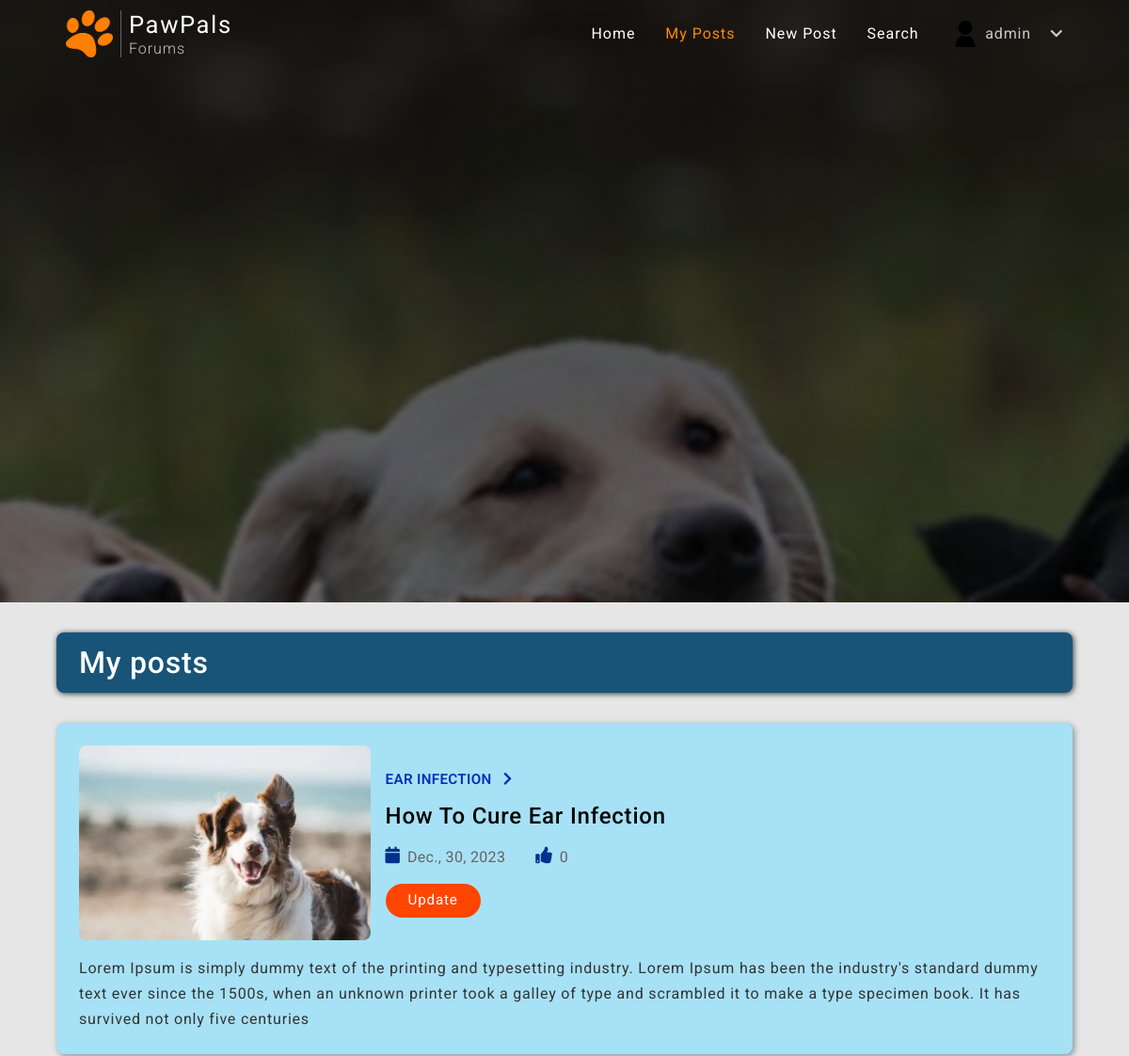
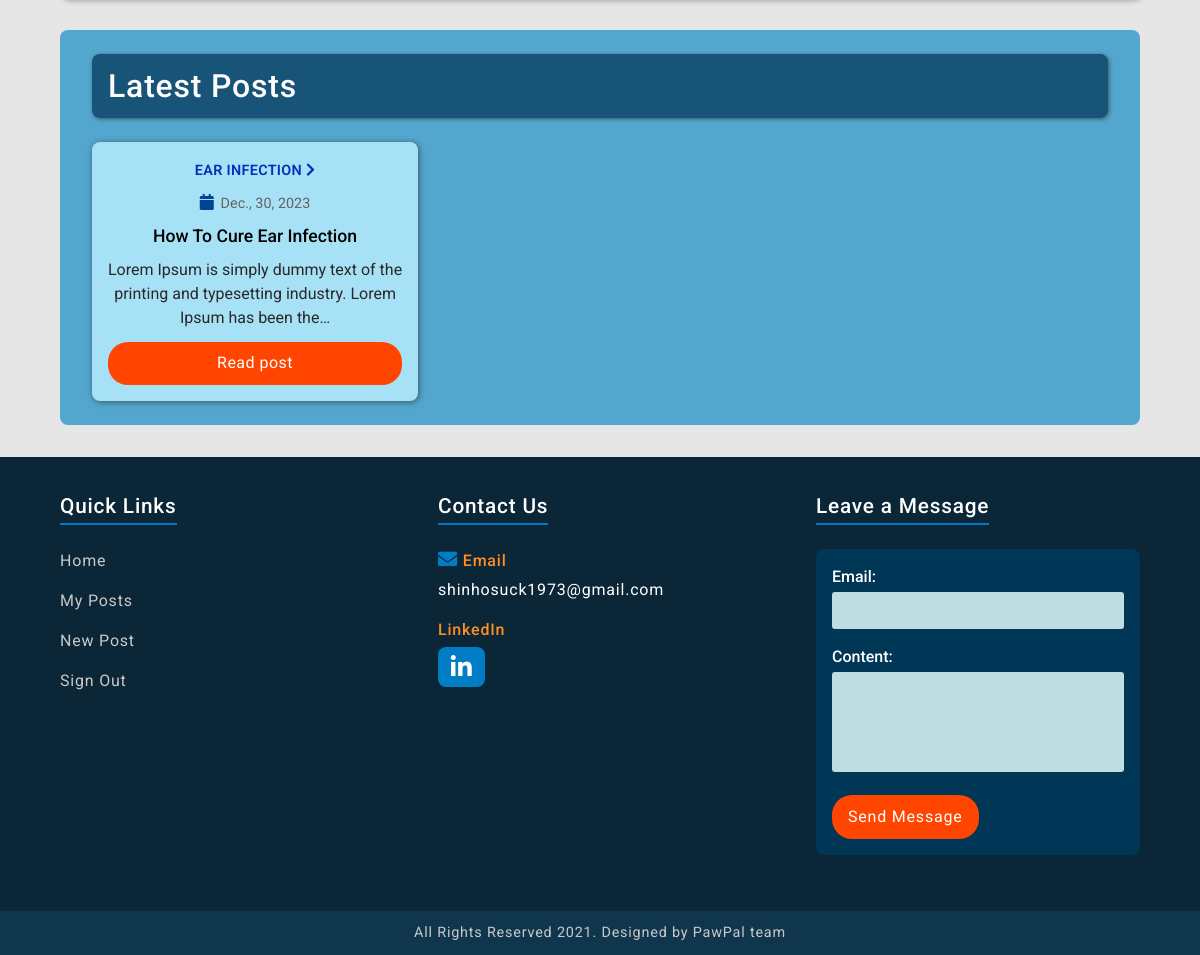
The page /user/3/posts/ (signed in) on the database its author committed (2 pictures, top to bottom).
### users/models.py (models this page shows, shortened)
class Profile(models.Model):
    user = models.OneToOneField(User, on_delete=models.CASCADE)
    image = models.ImageField(default="user_images/default.png", upload_to="user_images", null=True, blank=True)
    username = models.CharField(max_length=100, null=True, blank=True)
    first_name = models.CharField(max_length=100, null=True, blank=True)
    last_name = models.CharField(max_length=100, null=True, blank=True)
    email = models.EmailField(null=True, blank=True)

### blog/models.py (models this page shows, shortened)
class Post(models.Model):
    id = models.UUIDField(primary_key=True, editable=False, default=uuid.uuid4)
    topic = models.ForeignKey(Topic, on_delete=models.CASCADE)
    title = models.CharField(max_length=100)
    author = models.ForeignKey(User, on_delete=models.CASCADE)
    post_image = models.ImageField(default="post_images/default.webp", upload_to="post_images")
    image_url = models.URLField(null=True, blank=True)
    content = models.TextField()
    date_posted = models.DateTimeField(default=timezone.now)
    likes = models.ManyToManyField(User, blank=True, related_name="post_likes")
    class Meta:
        ordering = ["-date_posted"]

class Topic(models.Model):
    name = models.CharField(max_length=50)
    topic_image = models.ImageField(upload_to="topic_images")
    image_url = models.URLField(null=True, blank=True)
    description = models.TextField(blank=True, null=True)
    total_post = models.IntegerField(default=0, null=True, blank=True)
    def __str__(self):
        return self.name

### blog/views.py (the view)
# urls.py: path("user/<int:pk>/posts/", my_posts, name="my-posts"),
@login_required
def my_posts(request, pk):
    all_posts = Post.objects.all()[0:5]
    user = get_object_or_404(User, pk=pk)
    posts = user.post_set.all()
    context = {
        "posts": posts,
        "all_posts": all_posts
    }
    return render(request, "blog/my_posts.html", context)

### users/forms.py
class ContactUsForm(forms.ModelForm):
    email = forms.EmailField()
    class Meta:
        model = Contact
        fields = ["email", "content"]

### users/context_processors.py (called while the page is built)
def contact_form(request):
    form = ContactUsForm()
    return  {"form": form}

### blog/templates/blog/my_posts.html (shortened to what this page needs)
{% extends "blog/base.html" %}
{% block content %}
    <div class="my-post-row">
        <div class="my-post-wrapper">
            <div class="my-post-header-title">
                <h2>My posts</h2>
            </div>
            {% for post in posts %}
                <div class="my-post-content-wrapper">
                    <div class="my-post-img-container">
                        <img src="{{ post.post_image.url }}" alt="">
                    </div>
                    <div class="my-post-content">
                        <div class="my-post-topic-link">
                            <a href="{% url 'blog:posts-in-topic' post.topic.pk%}">
                                {{ post.topic }}
                                <i class="fa fa-chevron-right"></i>
                            </a>
                        </div>
                        <h6 class="my-post-title">{{ post.title }}</h6>
                        <div class="my-post-text-wrapper">
                            <p class="my-post-date">
                                <i class="fas fa-calendar my-post-calendar"></i>
                                <span>{{ post.date_posted|date:"N, d, Y"|truncatechars:14}}</span>
                            </p>
                            <a class="my-post-date-thumbs" href="{% url 'blog:post-like' post.pk %}">
                                <i class="fas fa-thumbs-up my-post-thumbs-up"></i>
                                <span class="my-post-likes-count">{{ post.likes.count}}</span>
                            </a>
                            <div class="my-post-reply">
                                <a href="{% url 'blog:update-post' post.pk %}" >Update</a>
                            </div>
                        </div>
                    </div>
                    <p class="my-post-text">{{ post.content }}</p>
                </div>
            {% endfor %}
        </div>
        <div class="my-post-right-side-container">
            <h5 class="my-post-latest-post-title-header">Latest Posts</h5>
            <div class="my-post-latest-post-wrapper">
                {% for post in all_posts %}
                <div class="my-post-latest-posts">
                    <a class="my-post-latest-post-topic-link" href="{% url 'blog:posts-in-topic' post.topic.pk%}">
                        {{ post.topic }}
                        <i class="fa fa-chevron-right"></i>
                    </a>
                    <p class="my-post-latest-post-date">
                        <i class="fas fa-calendar my-post-topic-calendar-icon"></i>
                        {{ post.date_posted|date:"N, d, Y"}}
                    </p>
                    <h5 class="my-post-latest-post-title">{{ post.title }}</h5>
                    <p class="my-post-latest-post-content">{{ post.content|truncatechars:100}}</p>
                    <a class="my-post-latest-post-detail" href="{% url 'blog:post-detail' post.pk %}">
                        Read post
                    </a>
                </div>
                {% endfor %}
            </div>
        </div>
    </div>
{% endblock content %}

### blog/templates/blog/base.html (shortened to what this page needs)
{% load static %}
<!DOCTYPE html>
<html lang="en">
<head>
    <link rel="stylesheet" href="https://cdnjs.cloudflare.com/ajax/libs/font-awesome/5.15.1/css/all.min.css"
 />
    <link rel="stylesheet" href="https://cdnjs.cloudflare.com/ajax/libs/font-awesome/5.15.3/css/all.min.css" />
    <link href="https://cdn.jsdelivr.net/npm/bootstrap@5.0.0-beta1/dist/css/bootstrap.min.css" rel="stylesheet">
    <link rel="stylesheet" type="text/css" href="{% static 'blog/main.css' %}">
</head>
<body>
    <header>
        {% block navbar%}
        <nav class="bg-img">
            <div class="navbar-container">
                <div class="brand-name">
                    <a class="brand-link" href="{% url 'blog:home' %}">
                        <img src="{% static 'blog/images/paw.png' %}" alt="">
                        <h5>PawPals<span>Forums</span></h5>
                    </a>
                </div>
                <ul class="links">
                    {% if user.is_authenticated %}
                        {% with request.resolver_match.url_name as url_name %}
                        <li class="link">
                            <a class="{% if url_name == 'home' %} active {% endif %}" href="{% url 'blog:home' %}">Home</a>
                        </li>
                        <li class="link">
                            <a class="{% if url_name == 'my-posts' %} active {% endif %}" href="{% url 'blog:my-posts'  user.pk %}">My Posts</a>
                        </li>
                        <li class="link">
                            <a href="{% url 'blog:create-post' %}">New Post</a>
                        </li>
                        <li class="link">
                            <a id="search" href="#">Search</a>
                        </li>
                        <li class="link">
                            <div class="user-account">
                                <div class="user-profile-img">
                                    <img src="{{ user.profile.image.url }}" alt="">
                                </div>
                                <p class="user-username">{{ user.username }}
                                    <i id="down-arrow" class="fa fa-chevron-down"></i>
                                </p>
                            </div>
                        </li>
                        {% endwith %}
                    {% endif %}
                </ul>
            </div>
        </nav>
        {% endblock navbar%}
    </header>
    <main>
        {% block content %}
        {% endblock content %}
    </main>
    <footer>
        <div class="footer-container">
            <div class="footer-content-wrapper">
                <div class="footer-title">
                    <h6>Quick Links</h6>
                </div>
                <div class="footer-links">
                    {% if user.is_authenticated %}
                        <a href="{% url 'blog:home' %}" class="footer-home">Home</a>
                        <a href="{% url 'blog:my-posts' user.pk %}" class="footer-my-posts">My Posts</a>
                        <a href="{% url 'blog:create-post' %}" class="footer-new-post">New Post</a>
                        <a href="{% url 'users:logout' %}" class="footer-sign-out">Sign Out</a>
                    {% else %}
                        <a href="{% url 'users:login' %}" class="footer-sign-in">Sign In</a>
                        <a href="{% url 'users:register' %}" class="footer-register">Register</a>
                    {% endif %}
                </div>
            </div>
            <div class="footer-content-wrapper">
                <div class="footer-title">
                    <h6>Contact Us</h6>
                </div>
                <div class="footer-contact">
                    <p>
                       <i class="fa fa-envelope"></i>Email
                       <a href="mailto:shinhosuck1973@gmail.com">shinhosuck1973@gmail.com</a>
                    </p>
                    <p>
                        LinkedIn
                        <a class="linkedIn-link" href="https://www.linkedin.com/in/eric-anderson-a6b906214/" target="_blank"><i class="fab fa-linkedin-in"></i></a>
                    </p>
                </div>
            </div>
            <div class="footer-content-wrapper">
                <div class="footer-title">
                    <h6>Leave a Message</h6>
                </div>
                <div class="footer-form">
                    <form class="form-content" action="{% url 'users:contact_us' %}" method="POST">
                        {{ form.as_p }}
                        <button class="contact-submit" type="submit">Send Message</button>
                    </form>
                </div>
            </div>
        </div>
        <div class="footer-rights-reserved">
            <p>All Rights Reserved 2021. Designed by PawPal team</p>
        </div>
    </footer>
</body>
</html>

### blog/templates/blog/base.html (style rules this page uses)
.active { color: rgb(255, 136, 0) !important; }
.form-content { margin-top: 1rem; }
p > label { color: rgb(255, 255, 255); font-size: 1rem; font-weight: 500; margin-bottom: 0.2rem; text-align: start !important; }
p > input, textarea { width: 100%; padding: 0.4rem 1rem; outline: none; border: none; background: rgb(191, 221, 226); color: rgb(0, 0, 0); resize: none; border-radius: 3px; }
p > textarea { height: 100px; width: 100%; }

### rows shown on the page
Post: post_image (placeholder picture), topic "EAR INFECTION", title "How To Cure Ear Infection", date_posted "Dec., 30, 2023", likes.count "0", content "Lorem Ipsum is simply dummy text of the printing and typesetting industry. Lorem Ipsum has been the industry's standard dummy text ever since the 1500s, when an unknown printer took a galley of type and scrambled it to make a type specimen book. It has survived not only five centuries", content "Lorem Ipsum is simply dummy text of the printing and typesetting industry. Lorem Ipsum has been the…"

### other values the page prints
{{ user.username }} "admin"
